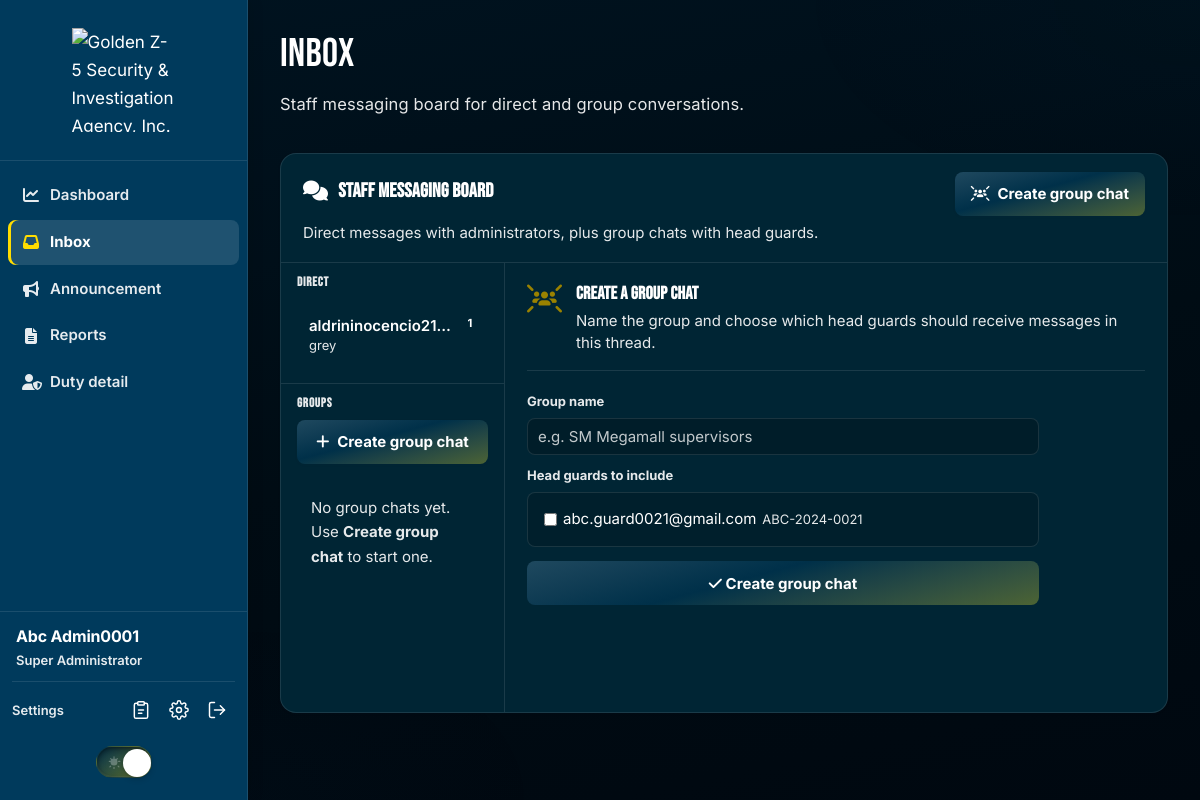
The app's page /admin/inbox.php (signed in), older data.
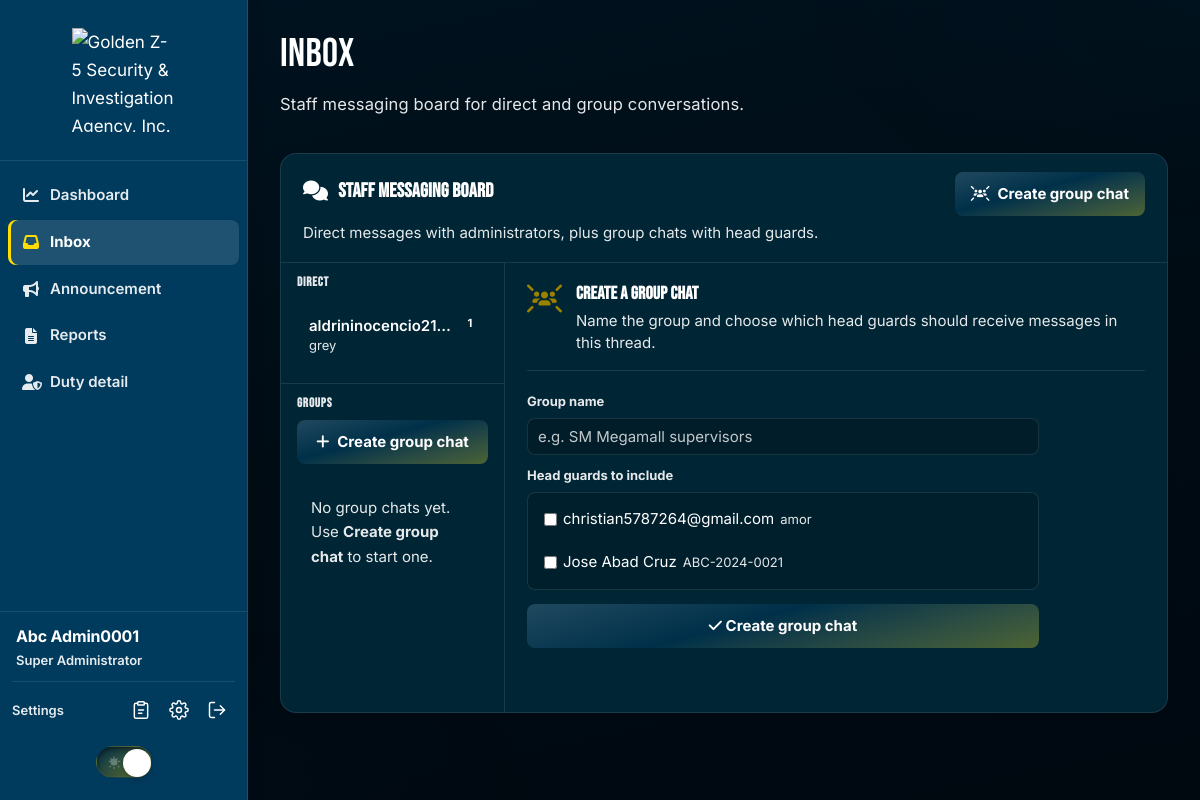
The same page, newer data.
### tables this page shows
CREATE TABLE `users` (
  `Company_ID` varchar(13) NOT NULL,
  `Email` varchar(255) NOT NULL,
  `First_Name` varchar(64) DEFAULT NULL,
  `Last_Name` varchar(64) DEFAULT NULL,
  `password_hash` varchar(255) NOT NULL,
  `role_id` tinyint(3) UNSIGNED DEFAULT NULL,
  `role` tinyint(3) UNSIGNED NOT NULL DEFAULT 0 COMMENT '0=headguard,1=admin,2=superadmin',
  `is_active` tinyint(1) NOT NULL DEFAULT 1,
  `failed_login_attempts` tinyint(3) UNSIGNED NOT NULL DEFAULT 0,
  `locked_until` datetime DEFAULT NULL,
  `last_login_at` datetime DEFAULT NULL,
  `password_changed_at` datetime DEFAULT NULL,
  `created_at` timestamp NOT NULL DEFAULT current_timestamp(),
  `updated_at` timestamp NULL DEFAULT current_timestamp() ON UPDATE current_timestamp()
);

CREATE TABLE `callout_head_guards` (
  `head_guard_id` int(10) UNSIGNED NOT NULL,
  `company_id` varchar(13) DEFAULT NULL COMMENT 'users.Company_ID when account exists',
  `first_name` varchar(255) NOT NULL,
  `middle_name` varchar(255) DEFAULT NULL,
  `last_name` varchar(255) NOT NULL,
  `display_name` varchar(255) NOT NULL COMMENT 'Full name for UI and reports',
  `is_active` tinyint(1) NOT NULL DEFAULT 1,
  `created_at` timestamp NOT NULL DEFAULT current_timestamp()
);

### includes/security.php (called while the page is built, shortened)
<?php
function e(?string $value): string
{
    return htmlspecialchars($value ?? '', ENT_QUOTES | ENT_SUBSTITUTE, 'UTF-8');
}
function csrf_token(): string
{
    return $_SESSION['_csrf_token'];
}

### includes/auth.php (called while the page is built, shortened)
<?php
function auth_normalize_role(mixed $role): int
{
    $role = (int) $role;
    if ($role === AUTH_ROLE_GUARD || $role === AUTH_ROLE_ADMIN || $role === AUTH_ROLE_SUPERADMIN) {
        return $role;
    }
    return AUTH_ROLE_ADMIN;
}
function auth_users_role_column(PDO $conn): string
{
    static $column = null;
    if ($column !== null) {
        return $column;
    }
    if (db_column_exists($conn, 'users', 'role')) {
        $column = 'role';
    } else {
        $column = db_column_exists($conn, 'users', 'role_id') ? 'role_id' : 'role';
    }
    return $column;
}
function auth_user_role(): int
{
    return auth_normalize_role($_SESSION['role'] ?? AUTH_ROLE_ADMIN);
}
function auth_user_can(string $permissionSlug): bool
{
    $perms = $_SESSION['permissions'] ?? [];
    return in_array($permissionSlug, $perms, true);
}

### includes/db.php (called while the page is built, shortened)
<?php
function db_bind(PDOStatement $stmt, string $types, array $params): void
{
    foreach ($params as $index => $value) {
        $type = $types[$index] ?? 's';
        $paramType = match ($type) {
            'i' => PDO::PARAM_INT,
            'b' => PDO::PARAM_LOB,
            default => PDO::PARAM_STR,
        };
        $stmt->bindValue($index + 1, $value, $paramType);
    }
}
function db_query(PDO $conn, string $sql, string $types = '', array $params = []): PDOStatement|false
{
    try {
        $stmt = $conn->prepare($sql);
        db_bind($stmt, $types, $params);
        $stmt->execute();
        return $stmt;
    } catch (PDOException $e) {
        error_log('db_query failed: ' . $e->getMessage());
        return false;
    }
}
function db_fetch_one(PDO $conn, string $sql, string $types = '', array $params = []): ?array
{
    $stmt = db_query($conn, $sql, $types, $params);
    $row = $stmt->fetch(PDO::FETCH_ASSOC);
    return $row === false ? null : $row;
}
function db_table_exists(PDO $conn, string $table): bool
{
    return db_fetch_one(
        $conn,
        'SELECT 1 FROM information_schema.TABLES
         WHERE TABLE_SCHEMA = DATABASE() AND TABLE_NAME = ?
         LIMIT 1',
        's',
        [$table]
    ) !== null;
}
function db_column_exists(PDO $conn, string $table, string $column): bool
{
    return db_fetch_one(
        $conn,
        'SELECT 1 FROM information_schema.COLUMNS
         WHERE TABLE_SCHEMA = DATABASE() AND TABLE_NAME = ? AND COLUMN_NAME = ?
         LIMIT 1',
        'ss',
        [$table, $column]
    ) !== null;
}

### includes/group_messaging.php (called while the page is built, shortened)
<?php
function message_groups_table_exists(PDO $conn): bool
{
    static $cached = null;
    if ($cached !== null) {
        return $cached;
    }
    $cached = db_table_exists($conn, 'message_groups');
    return $cached;
}
function callout_head_guards_table_exists(PDO $conn): bool
{
    static $cached = null;
    if ($cached !== null) {
        return $cached;
    }
    $cached = db_table_exists($conn, 'callout_head_guards');
    return $cached;
}
function group_messaging_list_head_guard_options(PDO $conn): array
{
    $roleCol = auth_users_role_column($conn);
    $hgJoin = callout_head_guards_table_exists($conn)
        ? 'LEFT JOIN callout_head_guards hg ON hg.company_id = u.Company_ID AND hg.is_active = 1'
        : '';
    $hgLabel = callout_head_guards_table_exists($conn)
        ? "NULLIF(TRIM(hg.display_name), ''),"
        : '';
    $sql = "SELECT u.Company_ID AS company_id,
                   COALESCE({$hgLabel}
                            NULLIF(TRIM(CONCAT(g.Last_Name, ', ', g.First_Name)), ','),
                            NULLIF(TRIM(u.Email), ''),
                            u.Company_ID) AS label,
                   hg.head_guard_id
            FROM users u
            LEFT JOIN guards g ON g.Company_ID = u.Company_ID
            {$hgJoin}
            WHERE u.is_active = 1 AND u.{$roleCol} = ?
            ORDER BY label ASC";
    $stmt = db_query($conn, $sql, 'i', [AUTH_ROLE_GUARD]);
    $options = [];
    while ($row = $stmt->fetch(PDO::FETCH_ASSOC)) {
        $headGuardId = $row['head_guard_id'] ?? null;
        $options[] = [
            'company_id' => (string) $row['company_id'],
            'label' => (string) $row['label'],
            'head_guard_id' => $headGuardId !== null ? (int) $headGuardId : null,
        ];
    }
    return $options;
}
function group_messaging_list_groups_for_user(PDO $conn, string $companyId): array
{
    $sql = 'SELECT g.group_id, g.group_name,
                   (SELECT COUNT(*) FROM message_group_members gm WHERE gm.group_id = g.group_id) AS member_count,
                   COALESCE(rs.last_read_message_id, 0) AS last_read_message_id
            FROM message_groups g
            INNER JOIN message_group_members m ON m.group_id = g.group_id AND m.company_id = ?
            LEFT JOIN message_group_read_state rs
                ON rs.group_id = g.group_id AND rs.company_id = ?
            WHERE g.is_active = 1
            ORDER BY g.created_at DESC';
    $stmt = db_query($conn, $sql, 'ss', [$companyId, $companyId]);
    $groups = [];
    return $groups;
}

### includes/internal_messaging.php (called while the page is built, shortened)
<?php
function internal_messages_table_exists(PDO $conn): bool
{
    static $cached = null;
    if ($cached !== null) {
        return $cached;
    }
    $cached = db_table_exists($conn, 'internal_messages');
    return $cached;
}
function internal_messaging_allowed_peer_roles(int $viewerRole): array
{
    $viewerRole = auth_normalize_role($viewerRole);
    return match ($viewerRole) {
        AUTH_ROLE_SUPERADMIN => [AUTH_ROLE_ADMIN],
        AUTH_ROLE_ADMIN => [AUTH_ROLE_SUPERADMIN, AUTH_ROLE_GUARD],
        AUTH_ROLE_GUARD => [AUTH_ROLE_ADMIN],
        default => [],
    };
}
function internal_messaging_list_contacts(PDO $conn, int $viewerRole): array
{
    $viewerRole = auth_normalize_role($viewerRole);
    $peerRoles = internal_messaging_allowed_peer_roles($viewerRole);
    $roleCol = auth_users_role_column($conn);
    $viewerId = (string) ($_SESSION['company_id'] ?? '');
    $placeholders = implode(', ', array_fill(0, count($peerRoles), '?'));
    $sql = "SELECT u.Company_ID AS company_id,
                   COALESCE(NULLIF(TRIM(CONCAT(g.Last_Name, ', ', g.First_Name)), ','),
                            NULLIF(TRIM(u.Email), ''),
                            u.Company_ID) AS label
            FROM users u
            LEFT JOIN guards g ON g.Company_ID = u.Company_ID
            WHERE u.is_active = 1 AND u.{$roleCol} IN ({$placeholders})
            ORDER BY u.{$roleCol} ASC, label ASC";
    $types = str_repeat('i', count($peerRoles));
    $stmt = db_query($conn, $sql, $types, $peerRoles);
    $contacts = [];
    while ($row = $stmt->fetch(PDO::FETCH_ASSOC)) {
        $contacts[] = [
            'company_id' => (string) $row['company_id'],
            'label' => (string) $row['label'],
            'unread' => 0,
        ];
    }
    $unreadStmt = db_query(
        $conn,
        'SELECT sender_company_id, COUNT(*) AS unread
         FROM internal_messages
         WHERE recipient_company_id = ? AND is_read = 0
         GROUP BY sender_company_id',
        's',
        [$viewerId]
    );
    $unreadMap = [];
    while ($u = $unreadStmt->fetch(PDO::FETCH_ASSOC)) {
        $unreadMap[(string) $u['sender_company_id']] = (int) $u['unread'];
    }
    foreach ($contacts as $i => $contact) {
        $contacts[$i]['unread'] = $unreadMap[$contact['company_id']] ?? 0;
    }
    return $contacts;
}

### includes/messaging_board_create_panel.php (the view, shortened to what the changed rows need)
<div class="messaging-create-panel">
    <?php if ($canRenderCreateForm): ?>
    <form method="POST" action="<?= e($messagingCreateGroupUrl) ?>" class="messaging-create-group__form js-messaging-create-group-form">
        <div class="messaging-create-group__members" role="group" aria-label="Select head guards">
            <?php foreach ($messagingHeadGuardOptions as $option): ?>
            <label class="messaging-member-option">
                <input type="checkbox" name="member_ids[]" value="<?= e($option['company_id']) ?>">
                <span><?= e($option['label']) ?></span>
                <span class="messaging-member-option__id"><?= e($option['company_id']) ?></span>
            </label>
            <?php endforeach; ?>
        </div>
    </form>
    <?php else: ?>
    <p class="messaging-board__notice">
        No active head guard accounts yet. In <strong>User Management</strong>, create or activate a user with role <strong>0 (head guard)</strong>, then return here to build a group.
    </p>
    <?php endif; ?>
</div>

### includes/messaging_board.php (shortened to what the changed rows need)
<?php
$messagingContacts = $messagingContacts ?? [];
$messagingActivePeer = $messagingActivePeer ?? null;
$messagingPostUrl = $messagingPostUrl ?? '';
$messagingReturnUrl = $messagingReturnUrl ?? '';
$messagingAvailable = $messagingAvailable ?? false;
$messagingMode = $messagingMode ?? 'direct';
$messagingActiveGroupId = $messagingActiveGroupId ?? null;
$messagingGroupMeta = $messagingGroupMeta ?? null;
$messagingCanCreateGroups = $messagingCanCreateGroups ?? false;
$messagingHeadGuardOptions = $messagingHeadGuardOptions ?? [];
$messagingGroupPostUrl = $messagingGroupPostUrl ?? 'send-group-message.php';
$messagingCreateGroupUrl = $messagingCreateGroupUrl ?? 'create-message-group.php';
$messagingShowDirect = $messagingShowDirect ?? internal_messaging_can_use_direct(auth_user_role());
$groupsAvailable = $groupsAvailable ?? (isset($conn) && $conn instanceof PDO && message_groups_table_exists($conn));
$messagingShowCreatePanel = $messagingShowCreatePanel ?? false;
$messagingThreadApi = $messagingThreadApi ?? 'messaging-thread.php';
$messagingActionUrl = $messagingActionUrl ?? 'messaging-action.php';
$canRenderCreateForm = $messagingCanCreateGroups && $messagingHeadGuardOptions !== [];
$hasActiveThread = ($messagingMode === 'group' && $messagingGroupMeta !== null)
    || ($messagingMode === 'direct' && $messagingActivePeer !== null && $messagingActivePeer !== '');
?>
<section class="messaging-board"
         id="messaging-board"
         aria-labelledby="messaging-board-heading"
         data-thread-api="<?= e($messagingThreadApi) ?>"
         data-send-direct="<?= e($messagingPostUrl) ?>"
         data-send-group="<?= e($messagingGroupPostUrl) ?>"
         data-base-url="<?= e($messagingReturnUrl) ?>"
         data-csrf="<?= e(csrf_token()) ?>"
         data-initial-peer="<?= $messagingMode === 'direct' && $messagingActivePeer ? e($messagingActivePeer) : '' ?>"
         data-initial-group="<?= $messagingMode === 'group' && $messagingActiveGroupId ? (int) $messagingActiveGroupId : '' ?>"
         data-initial-create="<?= $messagingShowCreatePanel ? '1' : '0' ?>"
         data-create-group-url="<?= e($messagingCreateGroupUrl) ?>"
         data-action-url="<?= e($messagingActionUrl) ?>">
    <div class="messaging-board__head">
        <div class="messaging-board__head-row">
            <h2 id="messaging-board-heading" class="messaging-board__title">
                <i class="fa-solid fa-comments" aria-hidden="true"></i>
                Staff messaging board
            </h2>
        </div>
    </div>
    <?php if (!$messagingAvailable && !$groupsAvailable): ?>
        <p class="messaging-board__notice" role="status">
            Messaging is not available yet. Run <code>php database/migrate.php</code> to create the messaging tables.
        </p>
    <?php else: ?>
    <div class="messaging-board__layout">
        <div class="messaging-board__contacts" role="navigation" aria-label="Conversations">
            <?php if ($messagingShowDirect && $messagingAvailable): ?>
            <div class="messaging-board__section">
                <?php if ($messagingContacts === []): ?>
                    <p class="messaging-board__empty"><?= auth_normalize_role(auth_user_role()) === AUTH_ROLE_ADMIN
                        ? 'No super administrator or head guard accounts are active yet.'
                        : 'No administrator accounts are active yet.' ?></p>
                <?php else: ?>
                <ul class="messaging-contact-list">
                    <?php foreach ($messagingContacts as $contact): ?>
                        <?php $isActive = $messagingMode === 'direct' && $messagingActivePeer === $contact['company_id']; ?>
                    <li>
                        <button type="button"
                                class="messaging-contact<?= $isActive ? ' is-active' : '' ?>"
                                data-chat-type="direct"
                                data-peer-id="<?= e($contact['company_id']) ?>"
                                data-chat-label="<?= e($contact['label']) ?>"
                                <?= $isActive ? 'aria-current="true"' : '' ?>>
                            <span class="messaging-contact__label"><?= e($contact['label']) ?></span>
                            <span class="messaging-contact__id"><?= e($contact['company_id']) ?></span>
                            <?php if ($contact['unread'] > 0): ?>
                                <span class="messaging-contact__badge" aria-label="<?= (int) $contact['unread'] ?> unread"><?= (int) $contact['unread'] ?></span>
                            <?php endif; ?>
                        </button>
                    </li>
                    <?php endforeach; ?>
                </ul>
                <?php endif; ?>
            </div>
            <?php endif; ?>
        </div>
        <div class="messaging-board__thread"
             id="messagingThreadPane"
             data-thread-mode="<?= e($messagingShowCreatePanel ? 'create' : ($hasActiveThread ? $messagingMode : 'idle')) ?>">
            <?php if ($messagingShowCreatePanel && $messagingCanCreateGroups): ?>
                <?php require __DIR__ . '/messaging_board_create_panel.php'; ?>
            <?php endif; ?>
        </div>
    </div>
    <?php if ($messagingCanCreateGroups): ?>
        <?php require __DIR__ . '/messaging_board_create_panel.php'; ?>
    <?php endif; ?>
    <?php endif; ?>
</section>

Row changes from the older to the newer data that the page shows:
no longer on this page (row unchanged): users: label "abc.guard0021@gmail.com", Company_ID "ABC-2024-0021", shown under "Create a group chat"
now on this page (row edited): users: label "christian5787264@gmail.com", Company_ID "amor", shown under "Create a group chat"
now on this page (row edited): callout_head_guards: label "Jose Abad Cruz", company.Company_ID "ABC-2024-0021"
